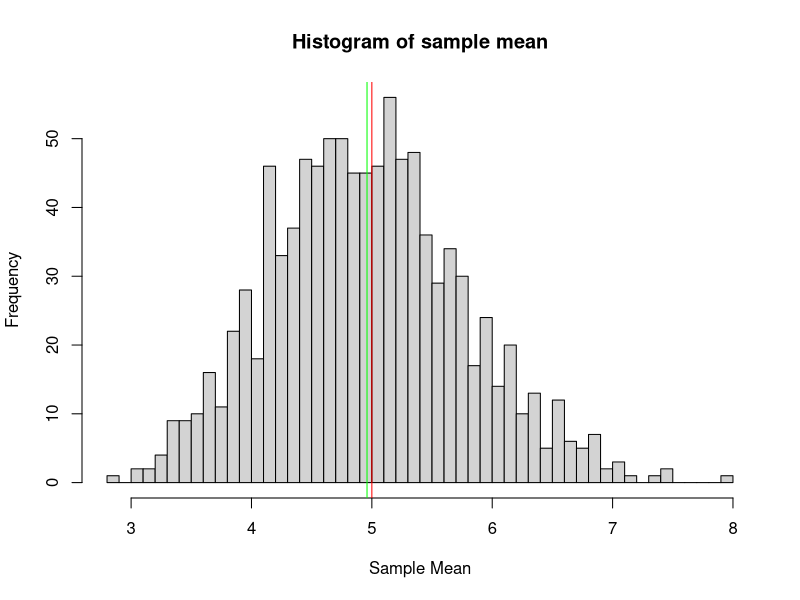
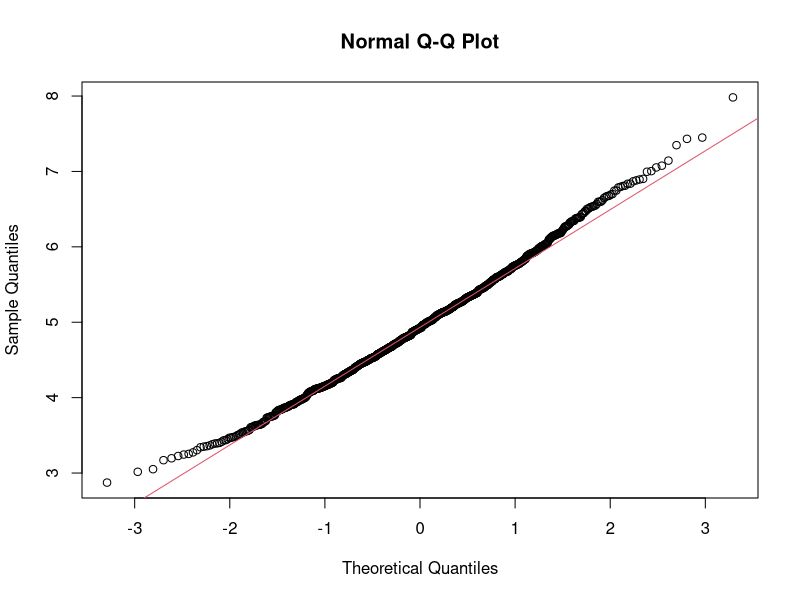

Source code (R) for these figures, in order:
## ---- chunk 1
knitr::opts_chunk$set(echo = TRUE)
## ---- chunk 2
set.seed(3108)
lambda <- 0.2
## ---- chunk 3
# Sample size is 40, there are 1000 simulations
n <- 40
B <- 1000

# Get 1000 simulations, each simulation has a size of 40
mns = NULL
for (i in 1 : B) mns = c(mns, rexp(n, rate=lambda))
sims = matrix(mns, nrow=B, ncol=n)
## ---- chunk 4
# Sample Mean
samplemean <- mean(rowMeans(sims))
samplemean

# Theoretical Mean
themean <- 1/lambda
themean

# Plot sample mean and theoretical mean
hist(rowMeans(sims), xlab = "Sample Mean", breaks = n, main="Histogram of sample mean")
abline(v = samplemean, col = "green")
abline(v = themean, col = "red")

# Sample mean is very close to the theoretical mean.
## ---- chunk 5
# Sample variance
var(rowMeans(sims))

# Theoretical variance
1 / ((lambda^2) * n)

# Again, sample variance is very close to theoretical variance.
## ---- chunk 6
qqnorm(rowMeans(sims))
qqline(rowMeans(sims), col = 2)

# The distribution of 40 averages of exponential distributions is very close to
# a normal distribution.
